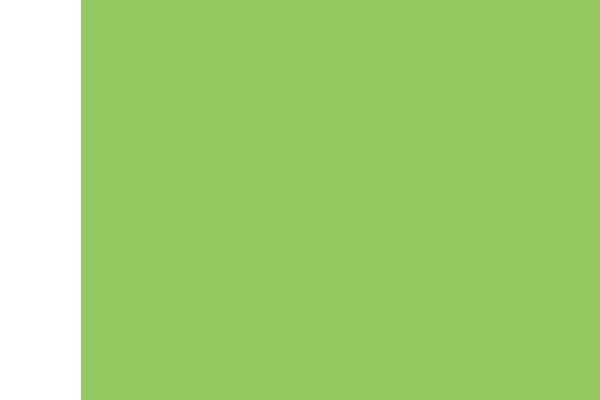
Frame 1 (no input)
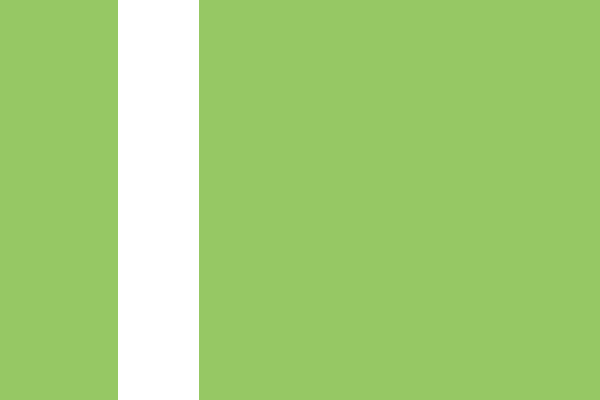
Frame 60 (the mouse pressed at the canvas centre just before this capture)
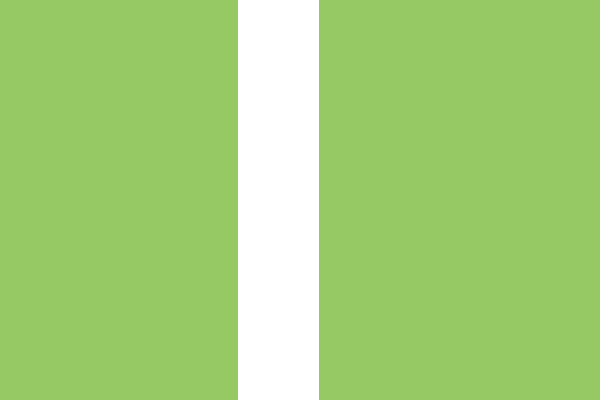
Frame 120 (the mouse held since frame 60 and released just before this capture)

The Processing sketch that drew these frames (run headless with seeded random() and noise(); from frame 60 on, the mouse is pressed at the canvas centre):

// Processing sketch: processing_187422
// ── processing_187422.pde

int x = 0;
int xdirection = 2;

void setup() {
size(600,400);}

void draw() {
background(150,200,100);
stroke(255);
rect(x,0,80,400);
x = x + xdirection;

if (x<0){xdirection = 2;}
if (x>520){xdirection = -2;}

}
